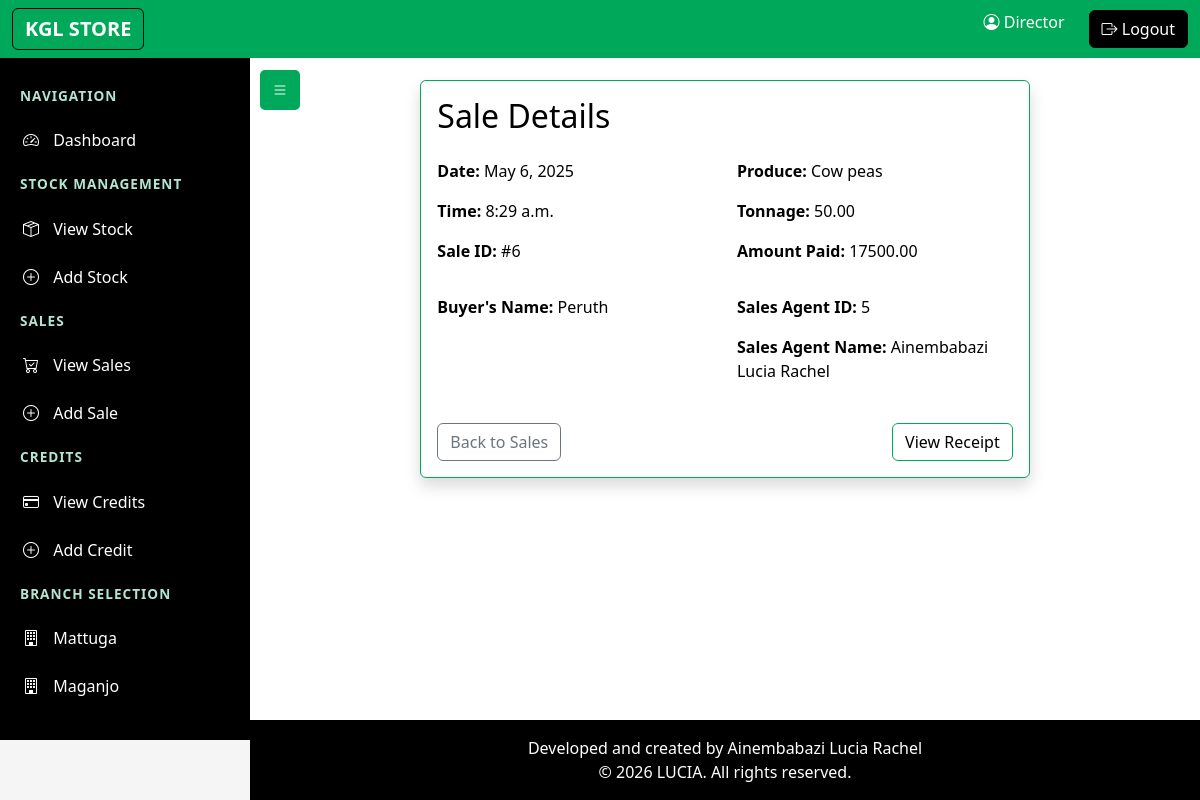
/sale/6/ (signed in), run on the app's committed database.
### kglapp/models.py (models this page shows, shortened)
class UserProfile(AbstractUser):
    USERNAME_FIELD = 'username'
    REQUIRED_FIELDS = ['email']
    phone_number = models.CharField(max_length=15, null=False, blank=False)
    address = models.TextField(null=False, blank=False)
    contact = models.CharField(max_length=20, blank=True)
    gender = models.CharField(max_length=10, null=False, blank=False)
    role = models.CharField(max_length=20, choices=[
        ('manager', 'Manager'),
        ('director', 'Director'),
        ('sales_agent', 'Sales Agent')
    ], default='manager')
    branch = models.CharField(max_length=100, null=True, blank=True, choices=[
        ('Mattuga', 'Mattuga'),
        ('Maganjo', 'Maganjo'),
    ])
    date_joined = models.DateTimeField(default=timezone.now)

class Sale(models.Model):
    name_of_produce = models.CharField(max_length=100, null=False, blank=False)
    branch = models.CharField(max_length=100, null=False, blank=False, default='Mattuga', choices=[
        ('Mattuga', 'Mattuga'),
        ('Maganjo', 'Maganjo'),
    ])
    tonnage = models.DecimalField(max_digits=10, decimal_places=2, null=False, blank=False)
    amount_paid = models.DecimalField(max_digits=12, decimal_places=2, null=False, blank=False)
    buyers_name = models.CharField(max_length=100)
    sales_agent = models.ForeignKey(
        'UserProfile',
        on_delete=models.PROTECT,
        limit_choices_to={'role': 'sales_agent'}
    )
    date_of_sale = models.DateField(auto_now_add=True, null=False, blank=False)
    time_of_sale = models.TimeField(auto_now_add=True, null=False, blank=False)

### kglapp/views.py (the view)
# urls.py: path('sale/<int:sale_id>/', views.view_sale, name='view_sale'),
@login_required
@has_role(['manager', 'sales_agent', 'director'])
@branch_access_required
def view_sale(request, sale_id):
    sale = get_object_or_404(Sale, id=sale_id)
    return render(request, 'view_sale.html', {'sale': sale})

### kglapp/views.py (called while the page is built, shortened)
def has_role(roles):
    def check_role(user):
        if not user.is_authenticated:
            return False
        if user.is_superuser:
            return True
        if isinstance(roles, str):
            return user.role == roles
        return user.role in roles
    return user_passes_test(check_role)

def branch_access_required(view_func):
    @wraps(view_func)
    def _wrapped_view(request, *args, **kwargs):
        if request.user.is_superuser or request.user.role == 'director':
            return view_func(request, *args, **kwargs)
    return _wrapped_view

### kglapp/templates/view_sale.html (shortened to what this page needs)
{% extends 'base.html' %}
{% block content %}
<div class="row justify-content-center">
    <div class="col-md-8">
        <div class="card shadow">
            <div class="card-body">
                <h2 class="card-title mb-4">Sale Details</h2>
                <div class="row mb-3">
                    <div class="col-md-6">
                        <p><strong>Date:</strong> {{ sale.date_of_sale }}</p>
                        <p><strong>Time:</strong> {{ sale.time_of_sale }}</p>
                        <p><strong>Sale ID:</strong> #{{ sale.id }}</p>
                    </div>
                    <div class="col-md-6">
                        <p><strong>Produce:</strong> {{ sale.name_of_produce }}</p>
                        <p><strong>Tonnage:</strong> {{ sale.tonnage }}</p>
                        <p><strong>Amount Paid:</strong> {{ sale.amount_paid }}</p>
                    </div>
                </div>
                <div class="row mb-4">
                    <div class="col-md-6">
                        <p><strong>Buyer's Name:</strong> {{ sale.buyers_name }}</p>
                    </div>
                    <div class="col-md-6">
                        <p><strong>Sales Agent ID:</strong> {{ sale.sales_agent.id }}</p>
                        <p><strong>Sales Agent Name:</strong> {{ sale.sales_agent.get_full_name }}</p>
                    </div>
                </div>
                <div class="d-flex justify-content-between">
                    <a href="{% url 'all_sales' %}" class="btn btn-outline-secondary">Back to Sales</a>
                    <div class="d-flex gap-2">
                        <a href="{% url 'receipt' sale.id %}" class="btn btn-outline-primary">View Receipt</a>
                    </div>
                </div>
            </div>
        </div>
    </div>
</div>
{% endblock %}

### kglapp/templates/base.html (shortened to what this page needs)
<!DOCTYPE html>
<html lang="en">
<head>
    {% load django_bootstrap5 %}
    {% load crispy_forms_tags %}
    {% bootstrap_css %}
    <link rel="stylesheet" href="https://cdn.jsdelivr.net/npm/bootstrap-icons@1.11.3/font/bootstrap-icons.min.css">
</head>
<body>
    <nav class="navbar navbar-expand-lg navbar-dark bg-primary mb-4">
        <div class="container-fluid">
            <a class="navbar-brand btn btn-dark" href="{% url 'dashboard' %}">KGL STORE</a>
            <div class="collapse navbar-collapse" id="navbarNav">
                <ul class="navbar-nav ms-auto">
                    <li class="nav-item">
                        <span class="navbar-text me-3">
                            <i class="bi bi-person-circle"></i> {{ user.username }}
                        </span>
                    </li>
                    <li class="nav-item">
                        <form method="POST" action="{% url 'logout' %}" class="d-inline">
                            <button type="submit" class="btn btn-dark ms-2">
                                <i class="bi bi-box-arrow-right"></i> Logout
                            </button>
                        </form>
                    </li>
                </ul>
            </div>
        </div>
    </nav>
    <button class="sidebar-toggle" id="sidebarToggle" onclick="toggleSidebar()">
        <i class="bi bi-list"></i>
    </button>
    <div class="sidebar" id="sidebar">
        <div class="sidebar-section">Navigation</div>
        <a href="{% url 'dashboard' %}" class="sidebar-link">
            <i class="bi bi-speedometer2"></i> Dashboard
        </a>
        {% if user_role == 'manager' or user_role == 'director' %}
        <div class="sidebar-section">Stock Management</div>
        <a href="{% url 'all_stock' %}{% if current_branch and user_role == 'director' %}?branch={{ current_branch }}{% endif %}" class="sidebar-link">
            <i class="bi bi-box-seam"></i> View Stock
        </a>
        <a href="{% url 'add_stock' %}{% if current_branch and user_role == 'director' %}?branch={{ current_branch }}{% endif %}" class="sidebar-link">
            <i class="bi bi-plus-circle"></i> Add Stock
        </a>
        {% endif %}
        <div class="sidebar-section">Sales</div>
        <a href="{% url 'all_sales' %}{% if current_branch and user_role == 'director' %}?branch={{ current_branch }}{% endif %}" class="sidebar-link">
            <i class="bi bi-cart-check"></i> View Sales
        </a>
        <a href="{% url 'add_sale' %}{% if current_branch and user_role == 'director' %}?branch={{ current_branch }}{% endif %}" class="sidebar-link">
            <i class="bi bi-plus-circle"></i> Add Sale
        </a>
        <div class="sidebar-section">Credits</div>
        <a href="{% url 'all_credits' %}{% if current_branch and user_role == 'director' %}?branch={{ current_branch }}{% endif %}" class="sidebar-link">
            <i class="bi bi-credit-card"></i> View Credits
        </a>
        <a href="{% url 'add_credit' %}{% if current_branch and user_role == 'director' %}?branch={{ current_branch }}{% endif %}" class="sidebar-link">
            <i class="bi bi-plus-circle"></i> Add Credit
        </a>
        {% if user_role == 'director' %}
        <div class="sidebar-section">Branch Selection</div>
        <a href="{% url 'dashboard' %}?branch=Mattuga" class="sidebar-link">
            <i class="bi bi-building"></i> Mattuga
        </a>
        <a href="{% url 'dashboard' %}?branch=Maganjo" class="sidebar-link">
            <i class="bi bi-building"></i> Maganjo
        </a>
        {% endif %}
    </div>
    <div class="main-content" id="mainContent">
        <div class="container-fluid">
            {% block content %}
            {% endblock %}
        </div>
    </div>
    <footer class="footer py-3 bg-dark text-white" id="footer">
        <div class="container text-center">
            <p class="mb-0">Developed and created by Ainembabazi Lucia Rachel</p>
            <p class="mb-0">&copy; {% now "Y" %} LUCIA. All rights reserved.</p>
        </div>
    </footer>
</body>
</html>

### data on the page
UserProfile: username "Director"
Sale: date_of_sale "May 6, 2025", time_of_sale "8:29 a.m.", id "6", name_of_produce "Cow peas", tonnage "50.00", amount_paid "17500.00", buyers_name "Peruth", sales_agent.id "5", sales_agent.get_full_name "Ainembabazi Lucia Rachel"
